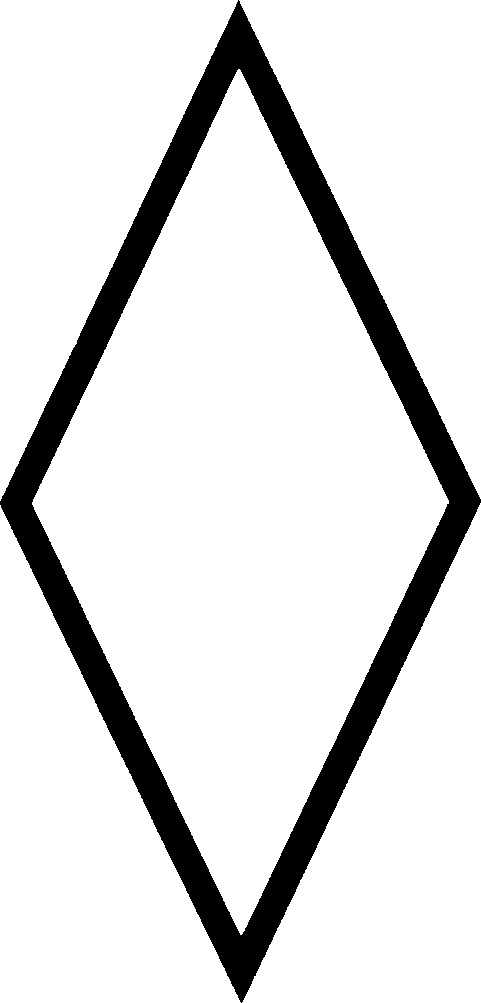
#> input picture preprocessing/rawshapes/emptydiamond.png, 481 x 1003 px; its folder holds only this picture in this run
$ python gen_classic_cards.py rawshapes/emptydiamond.png   (Python 2 division)   (older library calls are emulated)
#> lines starting #> are read from the running program, lines starting #| are printed output that depends on the picture; after the words box and inside, x2 and y2 are one past the last pixel; in counts of white or black regions, pixels touching at a corner belong together
from __future__ import division

import Image
import os
import sys
import numpy as np
import time

WIDTH = 80
HEIGHT = 120

SHAPE_HEIGHT = 24

COLOURS = [(219, 35, 2), (2, 170, 26), (80, 1, 128)]
COLOUR_BLIND_COLOURS = [(2, 35, 219), (150, 150, 26), (40, 40, 40)]

VERTICAL_OFFSETS = {
  1: [0],
  2: [16, -16],
  3: [32, 0, -32],
}

SHAPES_DIR = "rawshapes"

def make_file(shape, shading):
  if shading == "shaded":
    shading = "empty"
  return "{}{}.png".format(shading, shape)

def recolour(img, colour):
  img = img.convert('RGBA')
  new_data = []
  for pixel in img.getdata():
    if pixel[0] == 0 and pixel[1] == 0 and pixel[2] == 0:
      new_data.append(colour)
    else:
      new_data.append((255, 255, 255, 0))
  img.putdata(new_data)
  return img

def add_lines(img, scale, colour, shape):
  new_data = []
  cols_one = set()
  cols_two = set()
  cols_three = set()
  width, height = img.size
  if scale == 1:
    left_threshold = {"diamond" : 4, "oval" : 3, "peanut" : 3}
    right_threshold = left_threshold
  elif scale == 2:
    left_threshold = {"diamond" : 7, "oval" : 4, "peanut" : 4}
    right_threshold = {"diamond" : 8, "oval" : 5, "peanut" : 5}
  else:
    left_threshold = {"diamond" : 4, "oval" : 2, "peanut" : 2}
    right_threshold = left_threshold
    threshold = 4 if shape == "diamond" else 2
  good_cols = set([0])
  pattern_period = 2
  diff_threshold = 330
  if scale == 1:
    diff_threshold = 100
    pattern_period = 3
  if scale == 2:
    diff_threshold = 100
    good_cols = set([0, 1])
    pattern_period = 6
  for i, pixel in enumerate(img.getdata()):
    col = i % width
    diff = (abs(pixel[0] - colour[0]) + abs(pixel[1] - colour[1]) + abs(pixel[2] - colour[2]))
    is_black = diff < diff_threshold
    if not col in cols_one and is_black:
      cols_one.add(col)
    elif col in cols_one and not col in cols_two and not is_black:
      cols_two.add(col)
    elif col in cols_one and col in cols_two and not col in cols_three and is_black:
      cols_three.add(col)
    if col in cols_two and not col in cols_three and (col % pattern_period) in good_cols and not col < left_threshold[shape] and not col > width - right_threshold[shape]:
      new_data.append(colour)
    else:
      new_data.append(pixel)
  img.putdata(new_data)
  return img

def gen_cards(colours, scale, dest_file):
#> called with scale = 1
  canvas = Image.new("RGBA", (int(round(81 * WIDTH * scale)), int(round(HEIGHT * scale))), (255, 255, 255, 0))
  card_number = 0
  start = time.time()
  img_cache = {}
  coloured_img_cache = {}
  for shape in ["diamond", "oval", "peanut"]:
    for shading in ["empty", "shaded", "solid"]:
      for number in [1, 2, 3]:
        for colour in colours:
          shape_key = (shape, shading)
          shape_file = make_file(shape, shading)
          if (shape_key, colour) in coloured_img_cache:
            img = coloured_img_cache[(shape_key, colour)]
          else:
            if shape_key in img_cache:
              img = img_cache[shape_key]
            else:
              img = Image.open(os.path.join(SHAPES_DIR, shape_file))
#> img is the input picture: PIL image 481x1003 L; 87.5% white; 1 black region, box (x1, y1, x2, y2) and area: (0, 0, 481, 1003) 60299
              img = img.rotate(90)
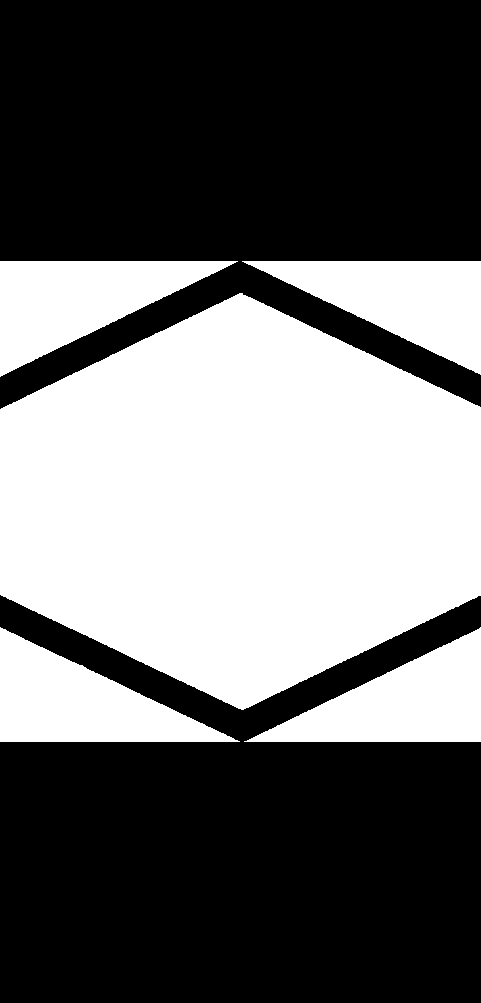
#> img: PIL image 481x1003 L; 41.5% white; 5 white regions, box (x1, y1, x2, y2) and area: (0, 293, 481, 710) 145431, (0, 627, 240, 742) 13865, (0, 261, 238, 377) 13859, (242, 261, 481, 375) 13689, (244, 627, 481, 742) 13600
              img_cache[shape_key] = img
            img = recolour(img, colour)
#> after the loop in recolour, `for pixel in img.getdata():`: new_data = 482443 items
#> in recolour, `img.putdata(new_data)`:
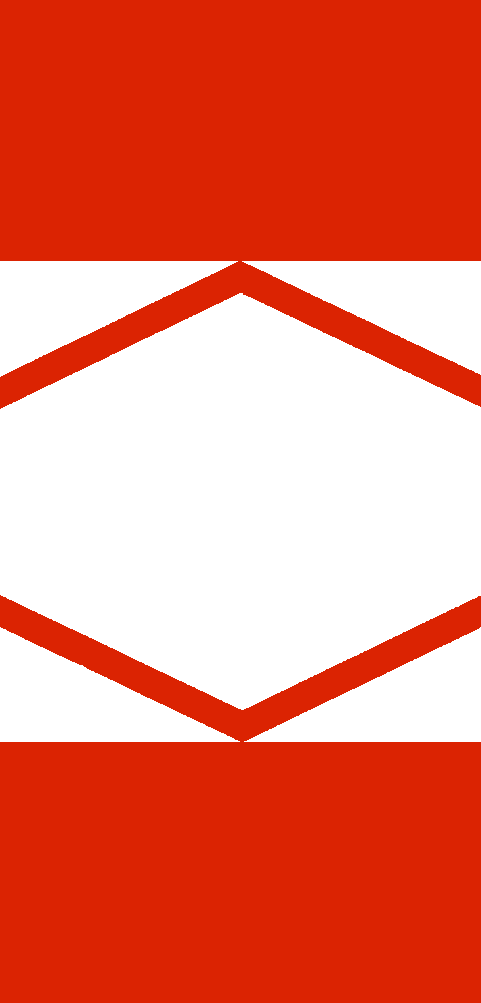
#> img: PIL image 481x1003 RGBA; mean R, G, B, A 234, 126.4, 107.1, 149.1; transparent parts drawn white
            (orig_width, orig_height) = img.size
#> orig_width = 481; orig_height = 1003
            scale_factor = int(round(SHAPE_HEIGHT * scale)) / orig_height
#> scale_factor = 0.0239
            img = img.resize((int(round(scale_factor * orig_width)),
              int(round(scale_factor * orig_height))),
              Image.ANTIALIAS)
            if shading == "shaded":
              img = add_lines(img, scale, colour, shape)
            coloured_img_cache[(shape_key, colour)] = img

          card_offset = card_number * int(round(WIDTH * scale))
          middle = card_offset + int(round(WIDTH * scale)) / 2
          img_width, img_height = img.size
#> img_width = 12; img_height = 24
          left = int(round(middle - img_width / 2))
#> left = 34
          right = int(round(middle + img_width / 2))
#> right = 46
          v_middle = int(round(HEIGHT * scale)) / 2
          upper = int(round(v_middle - img_height / 2))
#> upper = 48
          lower = int(round(v_middle + img_height / 2))
#> lower = 72
          for vertical_offset in VERTICAL_OFFSETS[number]:
            scaled_v_offset = int(round(vertical_offset * scale))
            box = (left, upper + scaled_v_offset, right, lower + scaled_v_offset)
            canvas.paste(img, box)
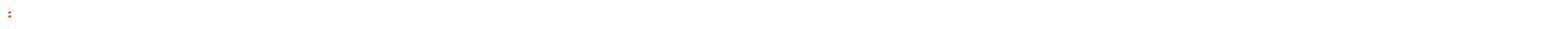
#> canvas: PIL image 6480x120 RGBA (shown at 1/5 size); mean R, G, B, A 255, 254.9, 254.9, 0.1; transparent parts drawn white

          card_number += 1
  print "Time: " + str(time.time() - start)
  canvas.show()
  canvas.save(dest_file)

def main(dest_dir):
  reg_dest_file = os.path.join(dest_dir, "classiccards.png")
  reg_dest_file_2x = os.path.join(dest_dir, "classiccards@2x.png")
  small_dest_file = os.path.join(dest_dir, "smallclassiccards.png")
  colour_blind_dest_file = os.path.join(dest_dir, "colourblindclassiccards.png")
  colour_blind_dest_file_2x = os.path.join(dest_dir, "colourblindclassiccards@2x.png")
  small_colour_blind_dest_file = os.path.join(dest_dir, "smallcolourblindclassiccards.png")
  gen_cards(COLOURS, 1, reg_dest_file)
  gen_cards(COLOURS, 2, reg_dest_file_2x)
  gen_cards(COLOURS, 0.5, small_dest_file)
  gen_cards(COLOUR_BLIND_COLOURS, 1, colour_blind_dest_file)
  gen_cards(COLOUR_BLIND_COLOURS, 2, colour_blind_dest_file_2x)
  gen_cards(COLOUR_BLIND_COLOURS, 0.5, small_colour_blind_dest_file)

if __name__ == "__main__":
#> (the run stopped early here; a loop or call above may not have finished)
